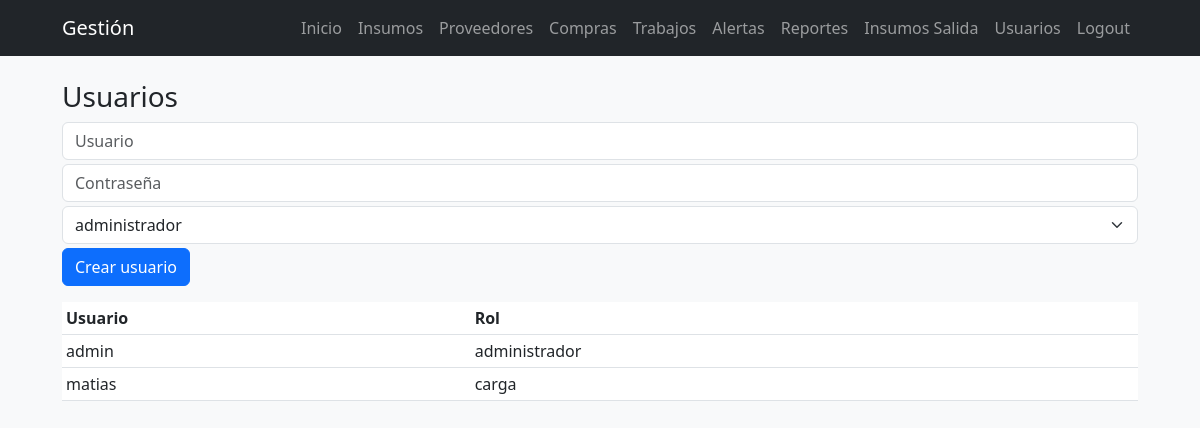
The app's page /user/new (signed in) with its own data.
### models.py (models this page shows, shortened)
class User(UserMixin, db.Model):
    __tablename__ = 'users'
    id = db.Column(db.Integer, primary_key=True)
    username = db.Column(db.String(80), unique=True, nullable=False)
    password_hash = db.Column(db.String(200), nullable=False)
    role = db.Column(db.String(20), nullable=False, default='user')

### routes/api_user.py (the view, shortened to what this page needs)
@api_user.route('/new', methods=['GET', 'POST'])
@login_required
def user_new():
    if current_user.role != 'administrador':
        flash('No autorizado', 'danger')
        return redirect(url_for('index'))
    users = User.query.all()
    return render_template('user.html', users=users)

### templates/user.html (shortened to what this page needs)
{% extends 'base.html' %}
{% block content %}
<h3>Usuarios</h3>
{% if current_user.role == 'administrador' %}
  <form method="post" action="{{ url_for('api_user.user_new') }}" class="mb-3">
    <input name="username" placeholder="Usuario" class="form-control mb-1" required>
    <input name="password" placeholder="Contraseña" class="form-control mb-1" type="password" required>
    <select name="role" class="form-select mb-1" required>
      <option value="administrador">administrador</option>
    </select>
    <button class="btn btn-primary">Crear usuario</button>
  </form>
{% endif %}
<table class="table table-sm">
  <thead><tr><th>Usuario</th><th>Rol</th></tr></thead>
  <tbody>
    {% for u in users %}
      <tr><td>{{ u.username }}</td><td>{{ u.role }}</td></tr>
    {% endfor %}
  </tbody>
</table>
{% endblock %}

### static/css/style.css (style rules this page uses)
body { background: #f8f9fa; }

### records on screen
User: username "admin", role "administrador"
User: username "matias", role "carga"
